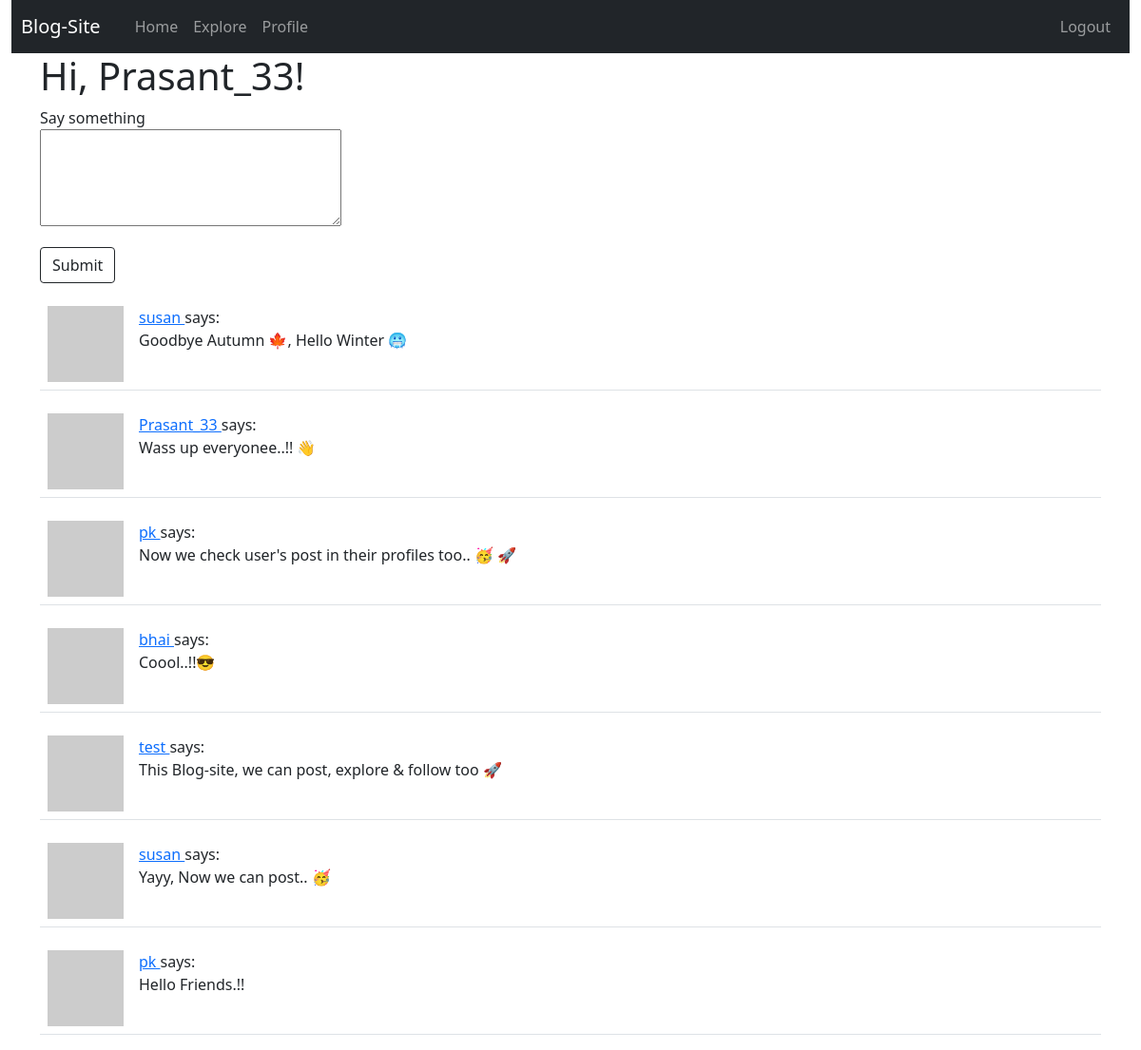
The page /index (signed in) on the database its author committed.
### app/models.py (models this page shows, shortened)
class User(UserMixin, db.Model):
    id = db.Column(db.Integer, primary_key=True)
    username = db.Column(db.String(64), index=True, unique=True)
    email = db.Column(db.String(120), index=True, unique=True)
    password_hash = db.Column(db.String(128))
    posts = db.relationship('Post', backref='author', lazy='dynamic')
    about_me = db.Column(db.String(140))
    last_seen = db.Column(db.DateTime, default=datetime.utcnow)
    def avatar(self, size):
        digest = md5(self.email.lower().encode('utf-8')).hexdigest()
        return 'https://www.gravatar.com/avatar/{}?d=identicon&s={}'.format(digest, size)
    followed = db.relationship(
        'User', secondary=followers,
        primaryjoin=(followers.c.follower_id == id),
        secondaryjoin=(followers.c.followed_id == id),
        backref=db.backref('followers', lazy='dynamic'), lazy='dynamic')
    def followed_posts(self):
        followed = Post.query.join(
            followers, (followers.c.followed_id == Post.user_id)).filter(
                followers.c.follower_id == self.id)
        own = Post.query.filter_by(user_id=self.id)
        return followed.union(own).order_by(Post.timestamp.desc())

class Post(db.Model):
    id = db.Column(db.Integer, primary_key=True)
    body = db.Column(db.String(180))
    timestamp = db.Column(db.DateTime, index=True, default=datetime.utcnow)
    user_id = db.Column(db.Integer, db.ForeignKey('user.id'))

### app/routes.py (the view)
@app.route('/', methods=['GET', 'POST'])
@app.route('/index', methods=['GET', 'POST'])
@login_required
def index():
    form = PostForm()
    if form.validate_on_submit():
        post = Post(body=form.post.data, author=current_user)
        db.session.add(post)
        db.session.commit()
        flash('Your post is now live!')
        return redirect(url_for('index'))
    page = request.args.get('page', 1, type=int)
    posts = current_user.followed_posts().paginate(
        page, app.config['POSTS_PER_PAGE'], False)
    next_url = url_for('index', page=posts.next_num) \
        if posts.has_prev else None
    prev_url = url_for('index', page=posts.prev_num) \
        if posts.has_prev else None
    return render_template("index.html", title = "Home Page",form=form, posts=posts.items,
                            next_url=next_url, prev_url=prev_url)

### app/forms.py
class PostForm(FlaskForm):
    post = TextAreaField('Say something',
            validators=[DataRequired(), Length(min=1, max=140)])
    submit = SubmitField('Submit')

### app/models.py (called while the page is built)
@login.user_loader
def load_user(id):
    return User.query.get(int(id))

### app/routes.py (called while the page is built)
@app.before_request
def before_request():
    if current_user.is_authenticated:
        current_user.last_seen = datetime.utcnow()
        db.session.commit()

### app/templates/index.html (shortened to what this page needs)
{% extends "base.html" %}
{% block content %}
    <h1>Hi, {{ current_user.username }}!</h1>
    {% if form %}
    <form action="" method="POST">
        <p>
            {{ form.post.label }}<br>
            {{ form.post(cols=32, rows=4) }}<br>
        </p>
        <p>{{ form.submit(class_="btn btn-outline-dark") }}</p>
    </form>
    {% endif %}
    {% for post in posts %}
        {% include '_post.html' %}
    {% endfor %}
{% endblock %}

### app/templates/_post.html
<table class="table table-hover">
    <tr>
        <td width="70px">
            <a href="{{ url_for('user', username=post.author.username) }}">
                <img class="img-post" src="{{ post.author.avatar(70) }} " alt="user avatar">
            </a>
        </td>
        <td>
            <a href="{{ url_for('user', username=post.author.username) }}  ">
                {{ post.author.username }}
            </a>
            says: <br>
            {{ post.body }}
        </td>
    </tr>
</table>

### rows shown on the page
User: username "Prasant_33"
Post: author.username "susan", body "Goodbye Autumn 🍁, Hello Winter 🥶"
Post: author.username "Prasant_33", body "Wass up everyonee..!! 👋"
Post: author.username "pk", body "Now we check user's post in their profiles too.. 🥳 🚀"
Post: author.username "bhai", body "Coool..!!😎"
Post: author.username "test", body "This Blog-site, we can post, explore & follow too 🚀"
Post: author.username "susan", body "Yayy, Now we can post.. 🥳"
Post: author.username "pk", body "Hello Friends.!!"
